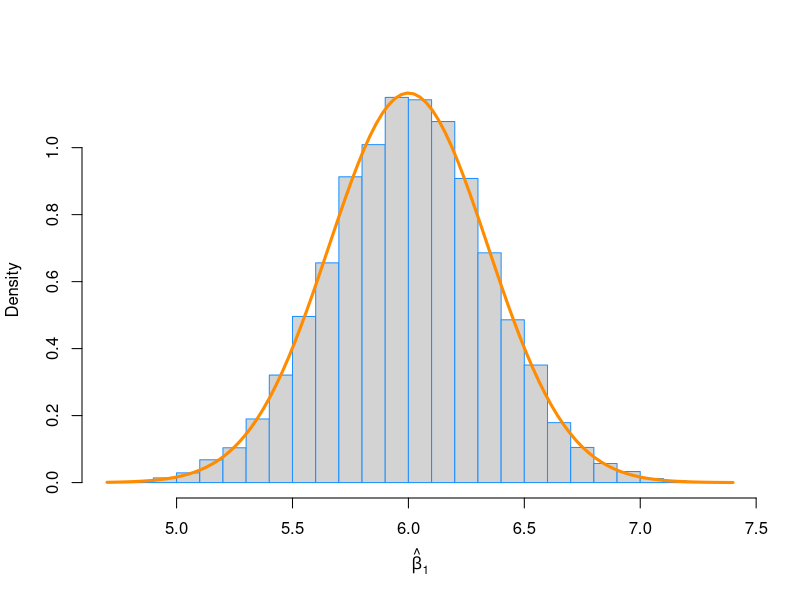
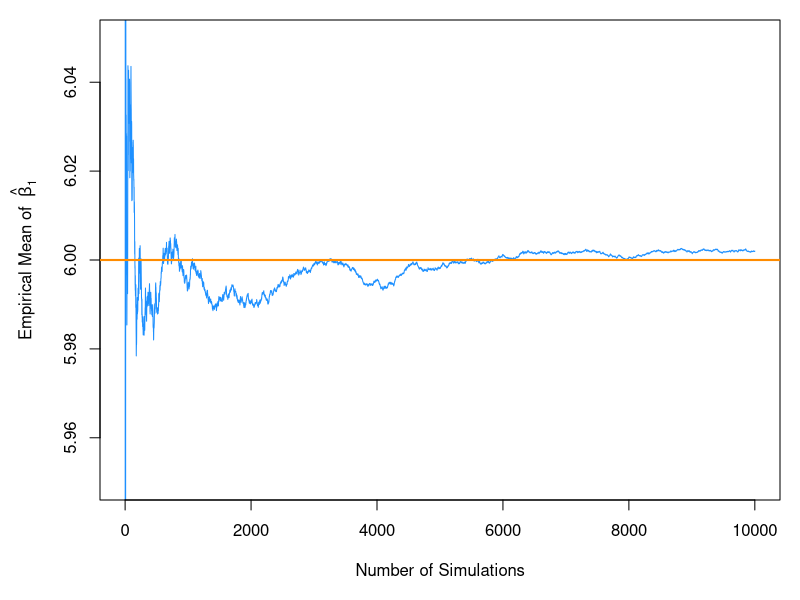
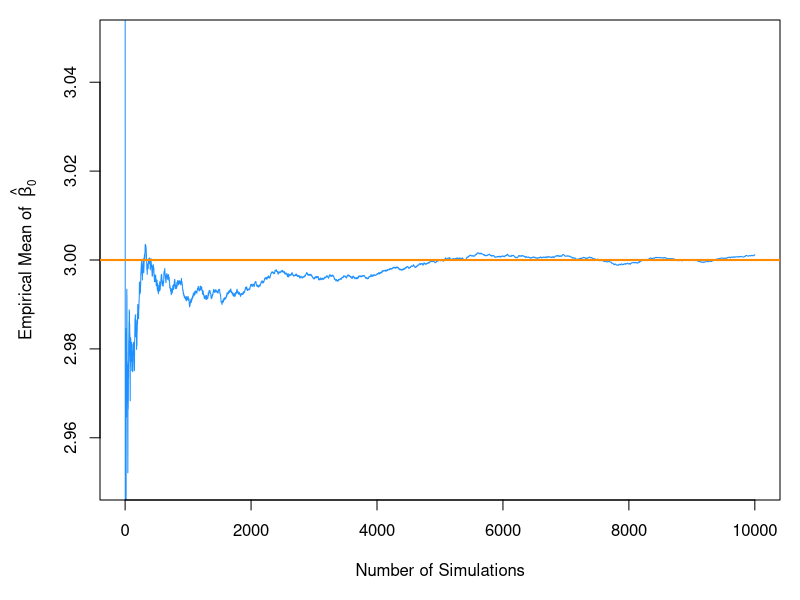
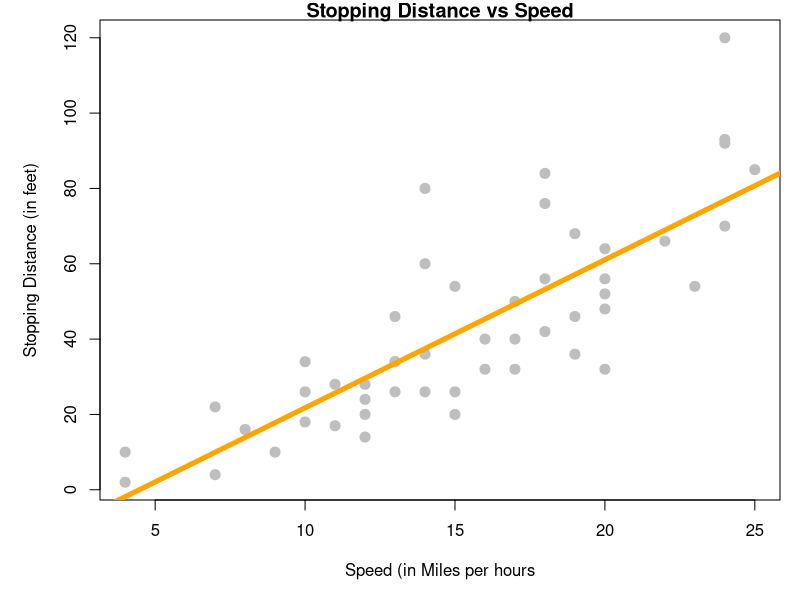

Here is the R script that generated these plots, in order: (Note: this script raises an error after producing the figures.)
## ---- chunk 1
set.seed(42)
sample_size = 100 # this is n
x = seq(-1, 1, length = sample_size)
Sxx = sum((x - mean(x)) ^ 2)
## ---- chunk 2
beta_0 = 3
beta_1 = 6
sigma  = 2
## ---- chunk 3
#True variance of beta_1_hat 
(var_beta_1_hat = sigma ^ 2 / Sxx)
(var_beta_0_hat = sigma ^ 2 * (1 / sample_size + mean(x) ^ 2 / Sxx))
## ---- chunk 4
#preallocate the vector
num_samples = 10000
beta_0_hats = rep(0, num_samples)
beta_1_hats = rep(0, num_samples)

for (i in 1:num_samples) {
  eps = rnorm(sample_size, mean = 0, sd = sigma) #noise using sigma
  y   = beta_0 + beta_1 * x + eps #generate y value for this dataset
  
  sim_model = lm(y ~ x) #fit regression
  
  beta_0_hats[i] = coef(sim_model)[1] #extract beta0 & beta 1
  beta_1_hats[i] = coef(sim_model)[2]
}
## ---- chunk 5
mean(beta_1_hats) # empirical mean
beta_1            # true mean
var(beta_1_hats)  # empirical variance
var_beta_1_hat    # true variance
## ---- chunk 6
hist(beta_1_hats, prob = TRUE, breaks = 25, 
     xlab = expression(hat(beta)[1]), 
     main = "",
     border = "dodgerblue")

# Adding curve for normal distribution
curve(dnorm(x, mean = beta_1, sd = sqrt
            (var_beta_1_hat)),
      col = "darkorange", add = TRUE, lwd = 3)
## ---- chunk 7
mean(beta_1_hats <6.2)
pnorm (6.2, mean = beta_1, sd = sqrt(var_beta_1_hat))
## ---- chunk 8
par(mar = c(5, 5, 1, 1)) # adjusted plot margins, otherwise the "hat" does not display
plot(cumsum(beta_1_hats) / (1:length(beta_1_hats)), type = "l", ylim = c(5.95, 6.05),
     xlab = "Number of Simulations",
     ylab = expression("Empirical Mean of " ~ hat(beta)[1]),
     col  = "dodgerblue")
abline(h = 6, col = "darkorange", lwd = 2)

par(mar = c(5, 5, 1, 1)) # adjusted plot margins, otherwise the "hat" does not display
plot(cumsum(beta_0_hats) / (1:length(beta_0_hats)), type = "l", ylim = c(2.95, 3.05),
     xlab = "Number of Simulations",
     ylab = expression("Empirical Mean of " ~ hat(beta)[0]),
     col  = "dodgerblue")
abline(h = 3, col = "darkorange", lwd = 2)

## ---- chunk 9
# fit model
stop_dist_model = lm(dist ~ speed, data = cars)

#Summary fitted model
summary(stop_dist_model)
## ---- chunk 10
names(summary(stop_dist_model))

## ---- chunk 11
summary(stop_dist_model)$coefficients
## ---- chunk 12
plot(dist ~ speed, data = cars,
     xlab = "Speed (in Miles per hours",
     ylab = "Stopping Distance (in feet)",
     main = "Stopping Distance vs Speed",
     pch = 20,
     cex = 2,
     col = "grey")

abline(stop_dist_model, lwd = 5, col = "orange")
## ---- chunk 13
#Getting full sumary of B^1
summary(stop_dist_model)$coefficients[2,]
## ---- chunk 14
summary(stop_dist_model)$coefficients[1,]
## ---- chunk 15
stop_dist_model_test_info = summary(stop_dist_model)$coefficients

beta_0_hat      = stop_dist_model_test_info[1, 1] # Estimate
beta_0_hat_se   = stop_dist_model_test_info[1, 2] # Std. Error
beta_0_hat_t    = stop_dist_model_test_info[1, 3] # t value
#beta_0_hat_t = sumary(stop_dist_model)$coefficient["(Intercept)","t_value"]

beta_0_hat_pval = stop_dist_model_test_info[1, 4] # Pr(>|t|)

beta_1_hat      = stop_dist_model_test_info[2, 1] # Estimate
beta_1_hat_se   = stop_dist_model_test_info[2, 2] # Std. Error
beta_1_hat_t    = stop_dist_model_test_info[2, 3] # t value
#beta_1_hat_t = summary(stop_dist_model)$coefficients["speed","t_value"]
beta_1_hat_pval = stop_dist_model_test_info[2, 4] # Pr(>|t|)
## ---- chunk 16
#b^0

summary(stop_dist_model)$coefficients["(Intercept)", "t-value"]
## ---- chunk 17
2 * pt(-abs(beta_1_hat_t), df = nrow(cars) -2)

2 * pt(abs(beta_1_hat_t), df = nrow(cars) -2, lower.tail = FALSE)
## ---- chunk 18
sim_slt = function(x, beta_0 = 10, beta_1 = 5, sigma = 1){
  n = length(x)
  epsilon = rnorm(n, mean = 0, sd = sigma)
  y = beta_0 + beta_1 * x + epsilon
  data.frame(predictor = x, respond = y)
}
## ---- chunk 19
#simulate SLR
set.seed(1)
x = seq(1,20, length.out = 21)

sim_data = sim_slt(x = x, beta_0 = 2, beta_1 = 0, sigma = 1)
## ---- chunk 20
#fit SLR

sim_fit = lm(respond ~ predictor, data = sim_data)
summary(sim_fit)$coefficients["predictor","Pr(>|t|)"]
## ---- chunk 21
summary(stop_dist_model)$coefficients[,2]

#Beta 1 hat error

summary(stop_dist_model)$coefficients[2,2]

#beta 0 hat error

summary(stop_dist_model)$coefficients[1,2]
## ---- chunk 22
Sxx = sum((cars$speed - mean(cars$speed))^2)
s_e = summary(stop_dist_model)$sigma
s_e/sqrt(Sxx)
## ---- chunk 23
s_e/Sxx == beta_1_hat_se
## ---- chunk 24

#calculate critical value for 2 sides 99% CI

(1 - 0.99)/2

crit = qt(0.995, df = nrow(cars) - 2)
## ---- chunk 25
pt(qt(0.995, df = nrow(cars) - 2), df = nrow(cars) - 2)
## ---- chunk 26
1 - pt(qt(0.995, df = nrow(cars) - 2), df = nrow(cars) - 2)
## ---- chunk 27
confint(stop_dist_model, level = 0.99)
## ---- chunk 28
# Navigate way to get a specific bounce
confint(stop_dist_model, level = 0.99)[2,2]
## ---- chunk 29
# confidence interval for particilar regression parameters
confint(stop_dist_model, parm = "(Intercept)" ,level = 0.99) #estimate for Beta 0

confint(stop_dist_model, parm = "speed" ,level = 0.99) #estimate for Beta 1
## ---- chunk 30
#information about fitted model

summary(stop_dist_model)
## ---- chunk 31

## ---- chunk 32
lower_bounce_beta1hat = beta_1_hat - crit * beta_1_hat_se
## ---- chunk 33
higher_bounce_beta1hat = beta_1_hat - crit * beta_1_hat_se
## ---- chunk 34
#new data
new_speed = data.frame(speed = c(5,21))
## ---- chunk 35
#point estimate
predict(stop_dist_model, newdata = new_speed)
## ---- chunk 36
# Interval for mean of y at an x of 21
predict(stop_dist_model, newdata = new_speed,
        interval = c("confidence"), level = 0.99
        )
## ---- chunk 37
# Interval we hope to capture new observation at x of 21
predict(stop_dist_model, newdata = new_speed,
        interval = c("prediction"), level = 0.99
        )
